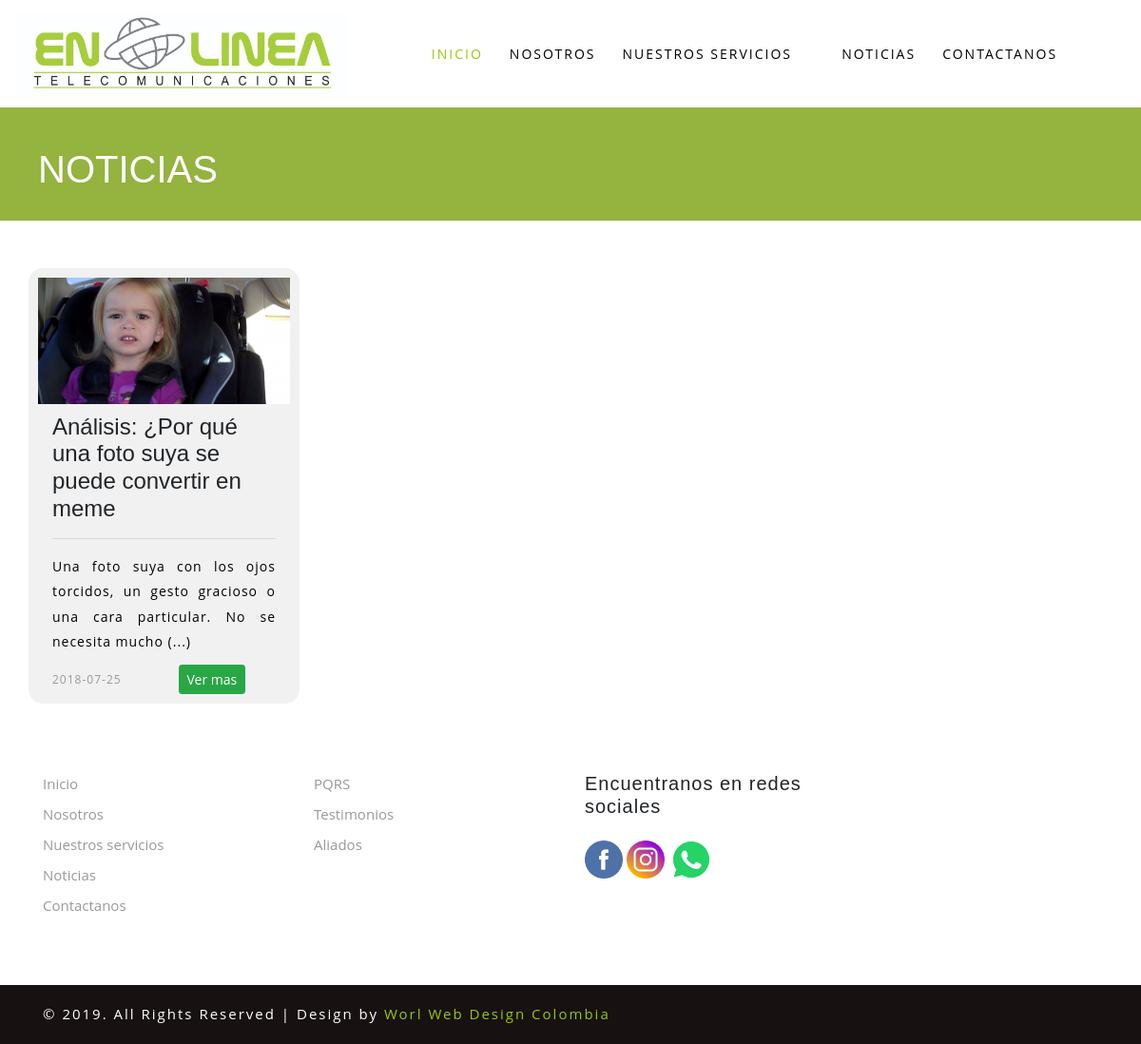
Screenshot of /index.php/noticias/noticias/noticias with the database file from the repository.
### tables this page shows
CREATE TABLE `pag_header` (
  `id` int(11) NOT NULL,
  `imagen` longtext NOT NULL,
  `estado` varchar(8) NOT NULL
);

CREATE TABLE `pag_noticias` (
  `id` int(11) NOT NULL,
  `title_notice` longtext NOT NULL,
  `description_notice` longtext NOT NULL,
  `publicate_date_notice` varchar(12) NOT NULL,
  `expirate_date_notice` varchar(12) NOT NULL,
  `image_notice` longtext NOT NULL,
  `estado_notice` varchar(8) NOT NULL
);

### lib/php/helper.php (called while the page is built, shortened)
<?php
function crearUrl($modulo, $controlador, $accion, $parametros = false) {
    if (isset($parametros) && is_array($parametros)) {
        $parametrosPlus = implode("/", $parametros);
        $url = $_SERVER['SCRIPT_NAME'] . "/$modulo/$controlador/$accion/$parametrosPlus";
    } else {
        $url = $_SERVER['SCRIPT_NAME'] . "/$modulo/$controlador/$accion";
    }
    return $url;
}
function addLib($enlace) {
    $url = str_replace('index.php', '', $_SERVER['SCRIPT_NAME']);
    return $url . "$enlace";
}
function addLibHeader($enlace) {
    $urlComplete = str_replace('web', 'cms', $_SERVER['SCRIPT_NAME']);
    $headerUrl = str_replace('index.php', '', $urlComplete);
    return $headerUrl . "$enlace";
}
function headerLogo() {
    $objinicio = new sesionModel();
    $result = "SELECT * FROM pag_header";
    $header = $objinicio->select($result);
    return $header;
}

### lib/config/conexion.php (called while the page is built, shortened)
<?php
class Conexion {
    private $host="localhost";
    private $user="root";
    private $password="";
    private $database="sharecom_enlinea_telecomunicacion";
    private $conn;
    public function conectar() {
        $this->conn = mysqli_connect($this->host, $this->user, $this->password, $this->database);
    }
    function getConn(){
        return $this->conn;
    }
}

### model/masterModel.php (called while the page is built, shortened)
<?php
include_once('../lib/config/conexion.php');
class MasterModel extends Conexion{
    function select($sql){
        $respuesta = mysqli_query($this->getConn(), $sql);
        $return = array();
        if ($respuesta) {
            while ($row = @mysqli_fetch_array($respuesta)) {
                if(isset($row['estado']) ){
                    if($row['estado']=='activo'){
                        $return[]=$row;
                    }
                }else{
                    $return[]=$row;
                }
            }
        }
        return $return;
    }
}

### controller/Noticias/noticiasController.php (called while the page is built, shortened)
<?php
class noticiasController {
    function noticias() {
    	$objNoticia = new noticiasModel();
    	$sql = "SELECT * FROM pag_noticias";
    	$noticias = $objNoticia->select($sql);
        include_once("../view/Noticias/noticias.html.php");
    }
}

### view/Noticias/noticias.html.php (the view)
<div class="headerNoticias col-12 col-sm-12 col-md-12 col-lg-12 col-xl-12">
	<div class="fondoOscuro col-12 col-sm-12 col-md-12 col-lg-12 col-xl-12">
		<h1>NOTICIAS</h1>
	</div>
</div>
<div class="cuerpoNoticias col-12 col-sm-12 col-md-12 col-lg-12 col-xl-12">
	<div class="container">
		<div class="row">
			<?php foreach($noticias as $noticia) { ?>
				<div class="divNoticia col-12 col-sm-3 col-md-3 col-lg-3 col-xl-3">
					<div class="imagenNoticia col-12 col-sm-12 col-md-12 col-lg-12 col-xl-12">
						<?php $url_file = "../cms/web/media/img/Noticias/" . $noticia['image_notice']; ?>
						<img src="<?php echo addLib($url_file); ?>" width="100%">
					</div>
					<div class="textoNoticia col-12 col-sm-12 col-md-12 col-lg-12 col-xl-12">
						<h4><?php echo strip_tags($noticia['title_notice']); ?></h4>
						<hr>
						<p align="justify"><?php echo strip_tags(substr($noticia['description_notice'], 0, 102))."(...)"; ?></p>
					</div>
					<div class="footerNoticia col-12 col-sm-12 col-md-12 col-lg-12 col-xl-12">
						<div class="row">
							<div class="fechaNoticia col-6 col-sm-6 col-md-6 col-lg-6 col-xl-6">
								<p><?php echo ($noticia['publicate_date_notice']); ?></p>
							</div>
							<a href="<?php echo crearUrl("Noticias","noticias","verNota", array("id" => $noticia['id'])); ?>">
								<div class="btnNoticia col-6 col-sm-6 col-md-6 col-lg-6 col-xl-6">
									<button class="btn btn-success btn-sm">Ver mas</button>
								</div>
							</a>
						</div>
					</div>
				</div>
			<?php } ?>
		</div>
	</div>
</div>

### web/index.php (shortened to what this page needs)
<?php
include_once("../lib/php/helper.php");
if (isset($_SERVER['PATH_INFO']) && $_SERVER['PATH_INFO'] == "/recordar") {
    include_once('templates/adminMaterialize/recordarPass/header.html.php');
    include_once('templates/adminMaterialize/recordarPass/recordarPass.html.php');
    include_once('templates/adminMaterialize/recordarPass/footer.html.php');
} elseif (!isset($_SERVER['PATH_INFO'])) {
        include_once('template/header.html.php');
        include_once('template/principal.html.php');
        include_once('template/footer.html.php');
    } else {
        $cadena = explode("/", $_SERVER['PATH_INFO']);
        $accion = $cadena[3];
        if (!isset($cadena[4]) || $cadena[4] != "noVista") {
            include_once('template/header.html.php');
            echo "<div class='row'>";
        }
        $objController = new $controllerClass();
        if (!isset($parametros)) {
            $objController->$accion();
        } else {
            $objController->$accion($parametros);
        }
        if (!isset($cadena[4]) || $cadena[4] != "noVista") {
            echo "</div>";
            include_once('template/footer.html.php');
        }
    }
?>

### web/template/header.html.php (shortened to what this page needs)
<!DOCTYPE html>
<html lang="zxx">
<head>
  <link rel="stylesheet" href="<?php echo addLib('template/css/bootstrap.css'); ?>">
  <link href="<?php echo addLib('template/css/JiSlider.css'); ?>" rel="stylesheet">
  <link href="<?php echo addLib('template/css/stylePersonalizado.css'); ?>" rel="stylesheet">
  <link rel="stylesheet" href="<?php echo addLib('template/css/style.css'); ?>" type="text/css" media="all" />
  <link rel="stylesheet" href="<?php echo addLib('template/css/fontawesome-all.css'); ?>">
</head>
<body>
  <header>
    <nav class="navbar navbar-expand-lg navbar-light bg-light fixed-top">
      <a class="navbar-brand" href="<?php echo addLib(''); ?>">
        <img src="<?php foreach (headerLogo() as $logo){ echo addLibHeader("web/media/img/Header/".$logo['imagen']); } ?>" class="logoEnlinea" alt="" >
      </a>
      <div class="collapse navbar-collapse navbar-toggle " id="navbarNavAltMarkup">
        <ul class="navbar-nav mx-xl-auto">
          <li>
            <a class="nav-link text-uppercase active" href="<?php echo addLib(''); ?>">Inicio</a>
          </li>
          <li>
            <a class="nav-link text-uppercase" href="<?php echo crearUrl('nosotros','nosotros','nosotros'); ?>">Nosotros</a>
          </li>
          <li class="nav-item dropdown">
            <a class="nav-link text-uppercase dropdown-toggle" data-toggle="dropdown" href="#" role="button" aria-haspopup="true"
                aria-expanded="false">Nuestros servicios
              <i class="fas fa-caret-down"></i>
            </a>
          </li>
          <li>
            <a class="nav-link text-uppercase" href="<?php echo crearUrl('noticias','noticias','noticias'); ?>">Noticias</a>
          </li>
          <li>
            <a class="nav-link text-uppercase" href="<?php echo crearUrl('contacto','contacto','contacto'); ?>">Contactanos</a>
          </li>
        </ul>
      </div>
    </nav>
  </header>

### web/template/footer.html.php (shortened to what this page needs)
	<footer>
		<div class="w3ls-footer-grids py-sm-4 py-3">
			<div class="container py-xl-5 py-sm-3">
				<div class="row">
					<div class="col-lg-3 col-sm-6 w3l-footer">
						<ul class="list-unstyled">
							<li>
								<a href="index.html">Inicio</a>
							</li>
							<li class="mt-2">
								<a href="about.html" class="">Nosotros</a>
							</li>
							<li class="mt-2">
								<a href="#services" class="scroll">Nuestros servicios</a>
							</li>
							<li class="mt-2">
								<a href="gallery.html" class="">Noticias</a>
							</li>
							<li class="mt-2">
								<a href="contact.html" class="">Contactanos</a>
							</li>
						</ul>
					</div>
					<div class="col-lg-3 col-sm-6 w3l-footer mt-sm-0 mt-2">
						<ul class="list-unstyled">
							<li>
								<a href="faqs.html">PQRS</a>
							</li>
							<li class="mt-2">
								<a href="#feedback" class="scroll">Testimonios</a>
							</li>
							<li class="mt-2">
								<a href="single.html" class="">Aliados</a>
							</li>
						</ul>
					</div>
					<div class="col-lg-3 col-sm-6 w3l-footer footer-social-agile mt-lg-0 mt-4">
						<h1 class="footer-head-w3ls mb-4">Encuentranos en redes sociales</h1>
						<ul class="list-unstyled">
							<li>
								<a href="#">
									<img src="<?php echo addLib('template/images/icon-facebook.png'); ?>" width="40px">
								</a>
							</li>
							<li>
								<a href="#">
									<img src="<?php echo addLib('template/images/icon-instagram.png'); ?>" width="40px">
								</a>
							</li>
							<li class="ml-1">
								<a href="#">
									<img src="<?php echo addLib('template/images/icon-whatsapp.png'); ?>" width="40px">
								</a>
							</li>
						</ul>
					</div>
					<div class="col-lg-3 col-sm-6 w3l-footer payment-w3lsmk  mt-lg-0 mt-4">
					</div>
				</div>
			</div>
		</div>
	</footer>
	<div class="copy-right-w3ls py-3">
		<div class="container">
			<div class="row">
				<div class="col-lg-8 w3ls-left-copy text-lg-left text-center">
					<p class="copy-right-grids text-white">© 2019. All Rights Reserved | Design by
						<a href="https://www.facebook.com/worldWebDesignD/?modal=admin_todo_tour" target="_blank">Worl Web Design Colombia</a>
					</p>
				</div>
				<div class="col-lg-4 w3ls-left-copy text-lg-right text-center">
					<p class="text-white">
						<i class="fas fa-phone mr-2"></i></p>
				</div>
			</div>
		</div>
	</div>
	<link rel="stylesheet" href="<?php echo addLib('template/css/owl.theme.css'); ?>" type="text/css" media="all">
	<link rel="stylesheet" href="<?php echo addLib('template/css/owl.carousel.css'); ?>" type="text/css" media="screen" property="" />
</body>
</html>

### web/template/css/stylePersonalizado.css (style rules this page uses)
.divNoticia { background-color: #F1F1F1; padding: 10px; border-radius: 15px 15px 15px 15px; }
.navbar-brand > img { width: 350px; }

### web/template/css/style.css (style rules this page uses)
body { padding: 0; margin: 0; background: #FFF; font-family: 'Open Sans', sans-serif; overflow-x: hidden; }
body a { transition: 0.5s all; -webkit-transition: 0.5s all; -moz-transition: 0.5s all; -o-transition: 0.5s all; -ms-transition: 0.5s all; text-decoration: none; }
h1, h2, h3, h4, h5, h6 { margin: 0; padding: 0; font-family: 'Amaranth', sans-serif; }
p { margin: 0; padding: 0; font-family: 'Open Sans', sans-serif; font-size: 16px; letter-spacing: 1px; line-height: 1.9; color: #999; }
ul, ol { margin: 0; padding: 0; }
.navbar { background: white !important; }
.navbar-light .navbar-brand { color: black; font-family: 'Archivo Black', sans-serif; font-size: 30px; }
.navbar-light .navbar-nav .nav-link { color: black; font-size: 14px; letter-spacing: 2px; text-transform: capitalize; padding: 0; margin: 0 1em; }
.navbar-light .navbar-nav .show>.nav-link, .navbar-light .navbar-nav .active>.nav-link, .navbar-light .navbar-nav .nav-link.show, .navbar-light .navbar-nav .nav-link.active, .navbar-light .navbar-nav .nav-link:hover, .navbar-light .navbar-nav .nav-link:focus { color: #98c70f; }
.dropdown-toggle::after { width: 0; height: 0; margin-left: 0; content: ""; border-top: 0.3em solid; border-right: 0.3em solid transparent; border: 0px; }
.w3l-footer ul li a { color: #999; font-size: 15px; }
h2.footer-head-w3ls, h1.footer-head-w3ls { letter-spacing: 1px; font-size: 20px; }
.footer-social-agile ul li, .payment-w3lsmk ul li { display: inline-block; }
.copy-right-w3ls { background: #171111; }
p.copy-right-grids { letter-spacing: 2px; font-size: 15px; }
p.copy-right-grids a { color: #98c70f; }
.fondoOscuro { background-color: rgba(0,0,0,0.2); height: 100%; }
.fondoOscuro > h1 { z-index: 10; position: absolute; color: white; bottom: 30px; left: 40px; }
.headerNoticias { margin-top: 7em; height: 120px; background-color: #b9e04f; background-size: cover; }
.cuerpoNoticias { margin-top: 50px; }
.imagenNoticia { padding: 0; }
.textoNoticia > h4 { margin-top: 10px; }
.textoNoticia > p { font-size: 14px; color: black; }
.footerNoticia { margin-top: 10px; }
.fechaNoticia > p { margin-top: 5px; font-size: 12px; }

### rows the page displays
pag_header: imagen (picture)
pag_noticias: image_notice (picture), title_notice "Análisis: ¿Por qué una foto suya se puede convertir en meme", description_notice "Una foto suya con los ojos torcidos, un gesto gracioso o una cara particular. No se necesita mucho", publicate_date_notice "2018-07-25"
